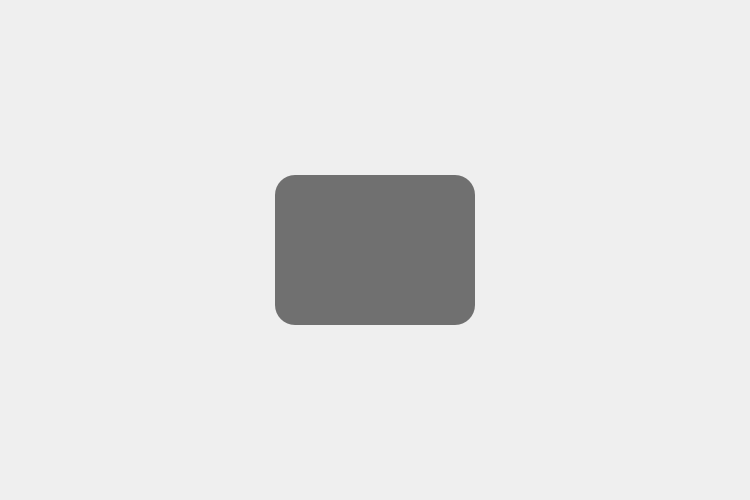
<?xml version="1.0" encoding="UTF-8"?>
<ui version="4.0">
 <class>Loading</class>
 <widget class="QWidget" name="Loading">
  <property name="geometry">
   <rect>
    <x>0</x>
    <y>0</y>
    <width>750</width>
    <height>500</height>
   </rect>
  </property>
  <property name="windowTitle">
   <string>Form</string>
  </property>
  <widget class="QWidget" name="LoadingScreen" native="true">
   <property name="geometry">
    <rect>
     <x>275</x>
     <y>175</y>
     <width>200</width>
     <height>150</height>
    </rect>
   </property>
   <property name="styleSheet">
    <string notr="true">background: #707070;
border-radius: 20px;
</string>
   </property>
  </widget>
 </widget>
 <resources/>
 <connections/>
</ui>
